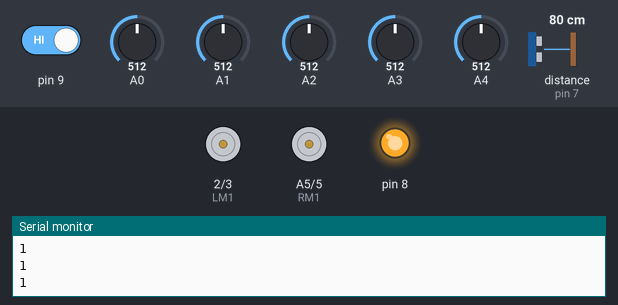
Recording of a sketch running on a simulated Arduino Uno, built with avr-gcc and run on an emulated ATmega328P. Parts: motor-driver pin pairs drawn as motors (green arrow = first pin HIGH = forward, orange = second pin HIGH = backward, longer = more drive), output pins drawn as LEDs (lit = HIGH), the last lines printed to the serial monitor. The inputs (shaded band) are chosen by the test bench; at power-on: pin 9 HIGH, A2 = 512, A1 = 512, A3 = 512, A0 = 512, A4 = 512, distance to the obstacle (sensor on pin 7) 80 cm. The echo pulse lasts 58.3 µs per cm; pins used as bus, display or sensor lines are not drawn.

Above: at 1.2 s.
1.3 s: pin 9 driven LOW
At 2.4 s:
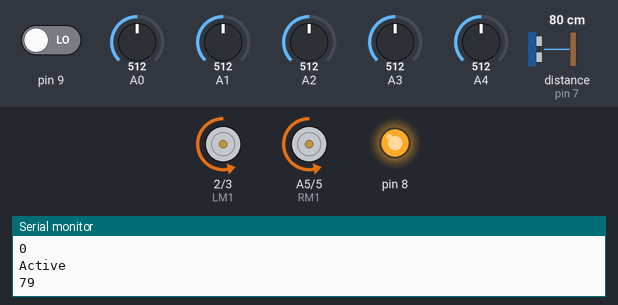
4.0 s: A2 set to 489
6.3 s: pin 9 driven HIGH
9.3 s: A1 set to 24
12.3 s: A1 set to 21
At 12.58 s:
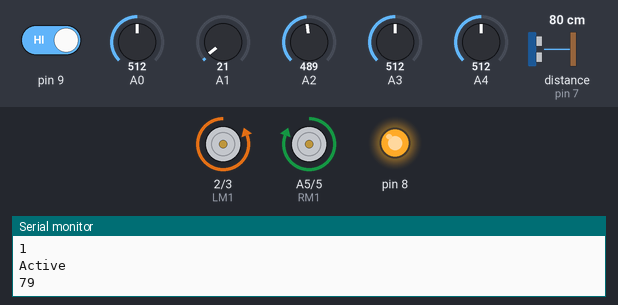
15.3 s: A3 set to 25
18.3 s: A3 set to 20
Timing chart, 0 to 22.3 s (numbered marks = the images above; inputs shaded):
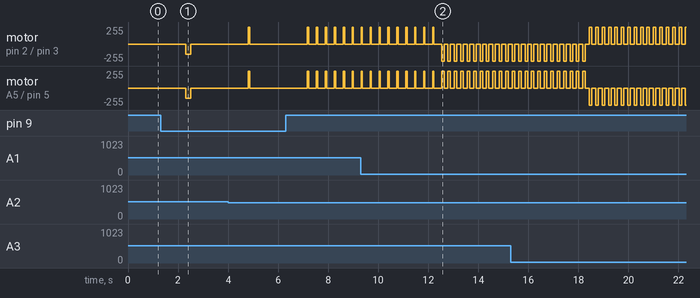

The sketch:

Automatic_trolley__RFID_Ultrasonic_5IR.ino
```cpp
//#define MS A2        // Middle Sensor
//#define LSM 7        // Left Middle Sensor
//#define RSM 8        // Right Middle Sensor
//#define LS A3        // Left Sensor
//#define RS 6         // Right Sensor

#define LM1 2       // Left Motor
#define LM2 3        // Left Motor
#define RM1 A5       // Right Motor
#define RM2 5        // Right Motor
int count = 0;

#define ULTRASONIC_TRIG 6  // Ultrasonic sensor trig pin
#define ULTRASONIC_ECHO 7 // Ultrasonic sensor echo pin

const int minDistance = 20; // Minimum distance to follow in cm
bool trolleyActive = false;
void setup()
{
  Serial.begin(9600);
  //  pinMode(MS, INPUT);
  //  pinMode(LSM, INPUT);
  //  pinMode(RSM, INPUT);
  //  pinMode(LS, INPUT);
  //  pinMode(RS, INPUT);
  pinMode(LM1, OUTPUT);
  pinMode(LM2, OUTPUT);
  pinMode(RM1, OUTPUT);
  pinMode(RM2, OUTPUT);
  //   analogWrite(LM1, 0);
  //    analogWrite(LM2, 0);
  //    analogWrite(RM1, 0);
  //    analogWrite(RM2, 0);
  //       analogWrite(LM1, 255);
  //    analogWrite(LM2, 0);
  //    analogWrite(RM1, 0);
  //    analogWrite(RM2, 255);
  //    delay(5000);
  analogWrite(LM1, 0);
  analogWrite(LM2, 0);
  analogWrite(RM1, 0);
  analogWrite(RM2, 0);

  pinMode(ULTRASONIC_TRIG, OUTPUT);
  pinMode(ULTRASONIC_ECHO, INPUT);

  pinMode(8, OUTPUT);
   pinMode(9, INPUT);
  digitalWrite(8, HIGH);
}

void loop()
{
//  Serial.println("Vals:");
//  Serial.println(analogRead(A0));
//  Serial.println(analogRead(A1));
//  Serial.println(analogRead(A2));
//  Serial.println(analogRead(A3));
//  Serial.println(analogRead(A4));
  //delay(1000);
Serial.println(digitalRead(9));

   if (trolleyActive) {
    Serial.println("Active");

 int distance = getDistance();
  Serial.println(distance);

 if (distance > minDistance) {
  if (analogRead(A2) > 500) {
    analogWrite(LM1, 0);
    analogWrite(LM2, 150);
    analogWrite(RM1, 0);
    analogWrite(RM2, 150);
    delay(200);
    analogWrite(LM1, 0);
    analogWrite(LM2, 0);
    analogWrite(RM1, 0);
    analogWrite(RM2, 0);
    delay(200);
    Serial.println("forward");
    count++;
  }
  else if ((analogRead(A1) > 500) && (analogRead(A1) > (analogRead(A2) + analogRead(A3)))) {
    analogWrite(LM1, 0);
    analogWrite(LM2, 0);
    analogWrite(RM1, 0);
    analogWrite(RM2, 0);
    digitalWrite(LM1, 1);
    digitalWrite(LM2, 0);
    digitalWrite(RM1, 0);
    digitalWrite(RM2, 1);
    delay(100);
    analogWrite(LM1, 0);
    analogWrite(LM2, 0);
    analogWrite(RM1, 0);
    analogWrite(RM2, 0);
    delay(50);
    Serial.println("right");
    count += 10;

  }
  else if ((analogRead(A0) > 500) && (analogRead(A0) > (analogRead(A2) + analogRead(A3)))) {
    analogWrite(LM1, 0);
    analogWrite(LM2, 0);
    analogWrite(RM1, 0);
    analogWrite(RM2, 0);
    digitalWrite(LM1, 1);
    digitalWrite(LM2, 0);
    digitalWrite(RM1, 0);
    digitalWrite(RM2, 1);
    delay(100);
    analogWrite(LM1, 0);
    analogWrite(LM2, 0);
    analogWrite(RM1, 0);
    analogWrite(RM2, 0);
    delay(50);
    Serial.println("right");
    count += 10;

  }
  else if ((analogRead(A3) > 500) && (analogRead(A3) > (analogRead(A2) + analogRead(A1)))) {
    analogWrite(LM1, 0);
    analogWrite(LM2, 255);
    analogWrite(RM1, 255);
    analogWrite(RM2, 0);
    delay(100);
    analogWrite(LM1, 0);
    analogWrite(LM2, 0);
    analogWrite(RM1, 0);
    analogWrite(RM2, 0);
    delay(50);
    Serial.println("left");

  }
  else if ((analogRead(A4) > 500) && (analogRead(A4) > (analogRead(A2) + analogRead(A1)))) {
    analogWrite(LM1, 0);
    analogWrite(LM2, 255);
    analogWrite(RM1, 255);
    analogWrite(RM2, 0);
    delay(100);
    analogWrite(LM1, 0);
    analogWrite(LM2, 0);
    analogWrite(RM1, 0);
    analogWrite(RM2, 0);
    delay(50);
    Serial.println("left");
   }
   else {
    analogWrite(LM1, 150);
  analogWrite(LM2, 0); // Left motor backward
  analogWrite(RM1, 150); // Right motor backward
  analogWrite(RM2, 0);

//
//                  analogWrite(LM1, 100);
//    analogWrite(LM2, 0);
//    analogWrite(RM1, 100);
//    analogWrite(RM2, 0);
    delay(50);
    //
    //                  analogWrite(LM1, 100);
    //    analogWrite(LM2, 0);
    //    analogWrite(RM1, 100);
    //    analogWrite(RM2, 0);
    //    delay(200);
    analogWrite(LM1, 0);
    analogWrite(LM2, 0);
    analogWrite(RM1, 0);
    analogWrite(RM2, 0);
    delay(200);

 }
 }

  else {
    //
    //                  analogWrite(LM1, 100);
    //    analogWrite(LM2, 0);
    //    analogWrite(RM1, 100);
    //    analogWrite(RM2, 0);
    //    delay(200);
    analogWrite(LM1, 0);
    analogWrite(LM2, 0);
    analogWrite(RM1, 0);
    analogWrite(RM2, 0);
    //delay(200);
    //    if(count>60){
    //                  analogWrite(LM1, 0);
    //    analogWrite(LM2, 100);
    //    analogWrite(RM1, 0);
    //    analogWrite(RM2, 100);
    //    delay(2000);
    //          analogWrite(LM1, 0);
    //    analogWrite(LM2, 0);
    //    analogWrite(RM1, 0);
    //    analogWrite(RM2, 0);
    //     delay(200);
    //    count=0;
    //    }
  }
  delay(100);
   }


    if (digitalRead(9) == 0) {
    trolleyActive = !trolleyActive;  // Toggle trolley state
    delay(1000);  // Debounce delay
  }


}
int getDistance() {
  digitalWrite(ULTRASONIC_TRIG, LOW);
  delayMicroseconds(2);
  digitalWrite(ULTRASONIC_TRIG, HIGH);
  delayMicroseconds(10);
  digitalWrite(ULTRASONIC_TRIG, LOW);

  long duration = pulseIn(ULTRASONIC_ECHO, HIGH);
  int distance = duration * 0.034 / 2;  // Convert duration to distance

  return distance;
}
```

Measured:
- the behaviour switches between 23 and 22 on A1 (found by bisection; images 1 and 2)
- after the input at 1.3 s, motor on pin 2 (LM1) / pin 3 (LM2), motor on A5 (RM1) / pin 5 (RM2): stopped → backward 150/255 after 1.0 s, → stopped 0.20 s later
- after the input at 12.3 s, motor on pin 2 (LM1) / pin 3 (LM2): alternates backward 255/255 for 0.10 s and stopped for 0.16 s, starting after 0.23 s; motor on A5 (RM1) / pin 5 (RM2): alternates forward 255/255 for 0.10 s and stopped for 0.16 s, starting after 0.33 s
